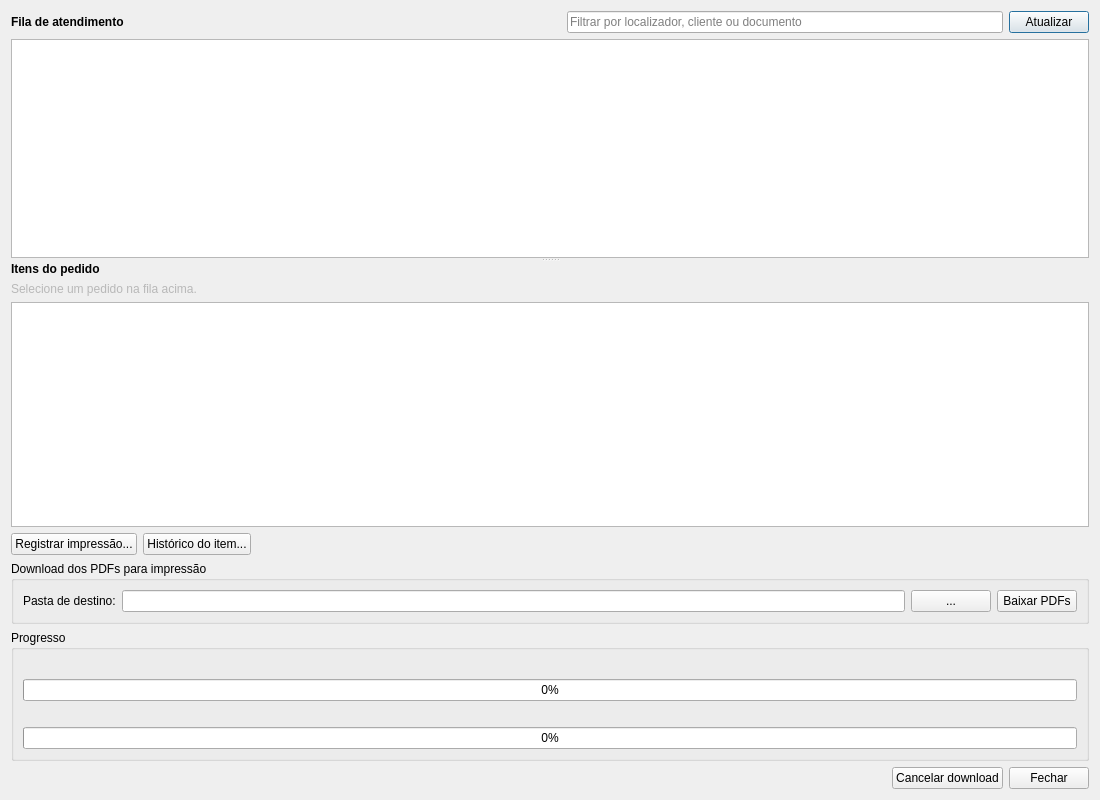
<?xml version="1.0" encoding="UTF-8"?>
<ui version="4.0">
 <class>PedidosDialog</class>
 <widget class="QDialog" name="PedidosDialog">
  <property name="geometry">
   <rect>
    <x>0</x>
    <y>0</y>
    <width>1100</width>
    <height>800</height>
   </rect>
  </property>
  <property name="windowTitle">
   <string>Mapoteca — Fila de Impressão</string>
  </property>
  <layout class="QVBoxLayout" name="mainLayout">
   <item>
    <layout class="QHBoxLayout" name="headerLayout">
     <item>
      <widget class="QLabel" name="pedidosLabel">
       <property name="text">
        <string>Fila de atendimento</string>
       </property>
       <property name="styleSheet">
        <string>font-weight: bold;</string>
       </property>
      </widget>
     </item>
     <item>
      <spacer name="headerSpacer">
       <property name="orientation">
        <enum>Qt::Orientation::Horizontal</enum>
       </property>
       <property name="sizeHint" stdset="0">
        <size>
         <width>40</width>
         <height>20</height>
        </size>
       </property>
      </spacer>
     </item>
     <item>
      <widget class="QLineEdit" name="filtroLineEdit">
       <property name="placeholderText">
        <string>Filtrar por localizador, cliente ou documento</string>
       </property>
       <property name="clearButtonEnabled">
        <bool>true</bool>
       </property>
       <property name="minimumWidth">
        <number>320</number>
       </property>
      </widget>
     </item>
     <item>
      <widget class="QPushButton" name="refreshButton">
       <property name="text">
        <string>Atualizar</string>
       </property>
      </widget>
     </item>
    </layout>
   </item>
   <item>
    <widget class="QSplitter" name="splitter">
     <property name="orientation">
      <enum>Qt::Orientation::Vertical</enum>
     </property>
     <property name="childrenCollapsible">
      <bool>false</bool>
     </property>
     <widget class="QTableWidget" name="pedidosTable">
      <property name="minimumHeight">
       <number>150</number>
      </property>
     </widget>
     <widget class="QWidget" name="itensPanel">
      <layout class="QVBoxLayout" name="itensPanelLayout">
       <property name="leftMargin">
        <number>0</number>
       </property>
       <property name="rightMargin">
        <number>0</number>
       </property>
       <item>
        <widget class="QLabel" name="itensLabel">
         <property name="text">
          <string>Itens do pedido</string>
         </property>
         <property name="styleSheet">
          <string>font-weight: bold;</string>
         </property>
        </widget>
       </item>
       <item>
        <widget class="QLabel" name="pedidoInfoLabel">
         <property name="text">
          <string>Selecione um pedido na fila acima.</string>
         </property>
         <property name="wordWrap">
          <bool>true</bool>
         </property>
         <property name="styleSheet">
          <string>color: palette(mid);</string>
         </property>
        </widget>
       </item>
       <item>
        <widget class="QTableWidget" name="itensTable">
         <property name="minimumHeight">
          <number>200</number>
         </property>
        </widget>
       </item>
      </layout>
     </widget>
    </widget>
   </item>
   <item>
    <layout class="QHBoxLayout" name="itensButtonsLayout">
     <item>
      <widget class="QPushButton" name="registrarButton">
       <property name="text">
        <string>Registrar impressão...</string>
       </property>
      </widget>
     </item>
     <item>
      <widget class="QPushButton" name="historicoButton">
       <property name="text">
        <string>Histórico do item...</string>
       </property>
      </widget>
     </item>
     <item>
      <spacer name="itensButtonsSpacer">
       <property name="orientation">
        <enum>Qt::Orientation::Horizontal</enum>
       </property>
       <property name="sizeHint" stdset="0">
        <size>
         <width>40</width>
         <height>20</height>
        </size>
       </property>
      </spacer>
     </item>
    </layout>
   </item>
   <item>
    <widget class="QGroupBox" name="downloadGroupBox">
     <property name="title">
      <string>Download dos PDFs para impressão</string>
     </property>
     <layout class="QHBoxLayout" name="downloadLayout">
      <item>
       <widget class="QLabel" name="destinationLabel">
        <property name="text">
         <string>Pasta de destino:</string>
        </property>
       </widget>
      </item>
      <item>
       <widget class="QLineEdit" name="destinationLineEdit">
        <property name="readOnly">
         <bool>true</bool>
        </property>
       </widget>
      </item>
      <item>
       <widget class="QPushButton" name="browseButton">
        <property name="text">
         <string>...</string>
        </property>
       </widget>
      </item>
      <item>
       <widget class="QPushButton" name="downloadButton">
        <property name="text">
         <string>Baixar PDFs</string>
        </property>
       </widget>
      </item>
     </layout>
    </widget>
   </item>
   <item>
    <widget class="QGroupBox" name="progressGroupBox">
     <property name="title">
      <string>Progresso</string>
     </property>
     <layout class="QVBoxLayout" name="progressLayout">
      <item>
       <widget class="QLabel" name="currentFileLabel">
        <property name="text">
         <string/>
        </property>
       </widget>
      </item>
      <item>
       <widget class="QProgressBar" name="fileProgressBar">
        <property name="value">
         <number>0</number>
        </property>
       </widget>
      </item>
      <item>
       <widget class="QLabel" name="overallProgressLabel">
        <property name="text">
         <string/>
        </property>
       </widget>
      </item>
      <item>
       <widget class="QProgressBar" name="overallProgressBar">
        <property name="value">
         <number>0</number>
        </property>
       </widget>
      </item>
     </layout>
    </widget>
   </item>
   <item>
    <layout class="QHBoxLayout" name="footerLayout">
     <item>
      <widget class="QLabel" name="statusLabel">
       <property name="text">
        <string/>
       </property>
      </widget>
     </item>
     <item>
      <spacer name="footerSpacer">
       <property name="orientation">
        <enum>Qt::Orientation::Horizontal</enum>
       </property>
       <property name="sizeHint" stdset="0">
        <size>
         <width>40</width>
         <height>20</height>
        </size>
       </property>
      </spacer>
     </item>
     <item>
      <widget class="QPushButton" name="cancelButton">
       <property name="text">
        <string>Cancelar download</string>
       </property>
      </widget>
     </item>
     <item>
      <widget class="QPushButton" name="closeButton">
       <property name="text">
        <string>Fechar</string>
       </property>
      </widget>
     </item>
    </layout>
   </item>
  </layout>
 </widget>
 <resources/>
 <connections/>
</ui>
